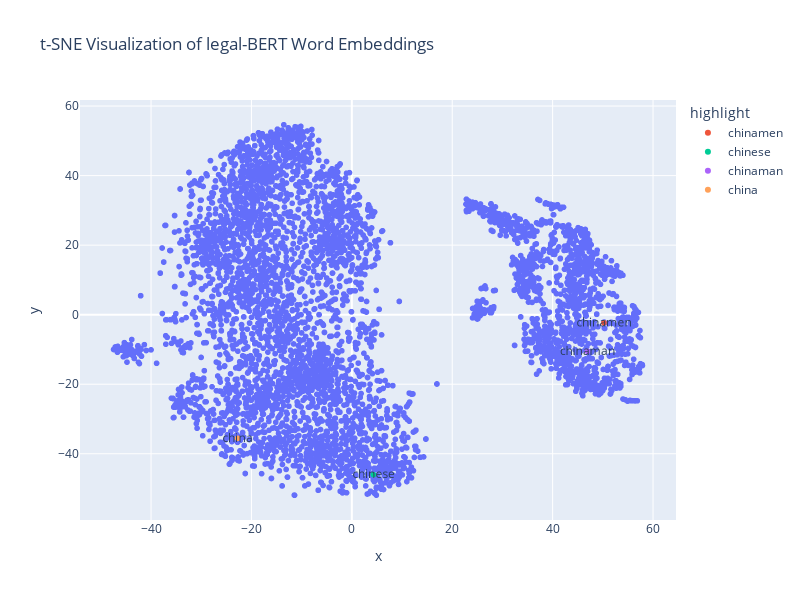

Notebook code cell kept with this figure:
### Code cell
# Create a DataFrame for visualization
import plotly.express as px

df_tsne = pd.DataFrame(tsne_results, columns=['x', 'y'])
df_tsne['word'] = list(word_embeddings.keys())
# Highlight the word 'chinese' in the plot
keywords = ["chinese", "china", "chinaman", "chinamen"]
df_tsne['highlight'] = df_tsne['word'].apply(lambda x: x if x in keywords else '')

fig = px.scatter(
    df_tsne,
    x='x',
    y='y',
    title='t-SNE Visualization of legal-BERT Word Embeddings',
    color='highlight',                        
    hover_data=['word'], 
    text= 'highlight',
    height=600,
    width=800
)

fig.show()

### Figure 1 — Plotly figure (JSON) as saved in the notebook; plotly's stock layout.template omitted (floating-point values rounded to 4 significant figures; data arrays with more than 128 entries replaced by an {"elided": "..."} marker saying what was removed)
{"data": [{"customdata": {"elided": "4885x1 str values"}, "hovertemplate": "highlight=%{text}<br>x=%{x}<br>y=%{y}<br>word=%{customdata[0]}<extra></extra>", "legendgroup": "", "marker": {"color": "#636efa", "symbol": "circle"}, "mode": "markers+text", "name": "", "showlegend": false, "text": {"elided": "4885 str values"}, "type": "scattergl", "x": {"elided": "4885 float values"}, "xaxis": "x", "y": {"elided": "4885 float values"}, "yaxis": "y"}, {"customdata": [["chinamen"]], "hovertemplate": "highlight=%{text}<br>x=%{x}<br>y=%{y}<br>word=%{customdata[0]}<extra></extra>", "legendgroup": "chinamen", "marker": {"color": "#EF553B", "symbol": "circle"}, "mode": "markers+text", "name": "chinamen", "showlegend": true, "text": ["chinamen"], "type": "scattergl", "x": [50.22], "xaxis": "x", "y": [-2.327], "yaxis": "y"}, {"customdata": [["chinese"]], "hovertemplate": "highlight=%{text}<br>x=%{x}<br>y=%{y}<br>word=%{customdata[0]}<extra></extra>", "legendgroup": "chinese", "marker": {"color": "#00cc96", "symbol": "circle"}, "mode": "markers+text", "name": "chinese", "showlegend": true, "text": ["chinese"], "type": "scattergl", "x": [4.298], "xaxis": "x", "y": [-46.0], "yaxis": "y"}, {"customdata": [["chinaman"]], "hovertemplate": "highlight=%{text}<br>x=%{x}<br>y=%{y}<br>word=%{customdata[0]}<extra></extra>", "legendgroup": "chinaman", "marker": {"color": "#ab63fa", "symbol": "circle"}, "mode": "markers+text", "name": "chinaman", "showlegend": true, "text": ["chinaman"], "type": "scattergl", "x": [46.93], "xaxis": "x", "y": [-10.54], "yaxis": "y"}, {"customdata": [["china"]], "hovertemplate": "highlight=%{text}<br>x=%{x}<br>y=%{y}<br>word=%{customdata[0]}<extra></extra>", "legendgroup": "china", "marker": {"color": "#FFA15A", "symbol": "circle"}, "mode": "markers+text", "name": "china", "showlegend": true, "text": ["china"], "type": "scattergl", "x": [-22.77], "xaxis": "x", "y": [-35.55], "yaxis": "y"}], "layout": {"height": 600, "legend": {"title": {"text": "highlight"}, "tracegroupgap": 0}, "title": {"text": "t-SNE Visualization of legal-BERT Word Embeddings"}, "width": 800, "xaxis": {"anchor": "y", "domain": [0, 1], "title": {"text": "x"}}, "yaxis": {"anchor": "x", "domain": [0, 1], "title": {"text": "y"}}}}
